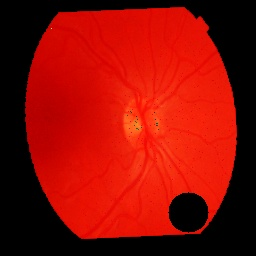
#> input picture image-processing-files/test_images/im01-RET029OD.jpg, 256 x 256 px; its folder holds only this picture in this run
$ python circle_detection.py
#> lines starting #> are read from the running program, lines starting #| are printed output that depends on the picture; after the words box and inside, x2 and y2 are one past the last pixel; in counts of white or black regions, pixels touching at a corner belong together
import cv2
import os
import matplotlib.pyplot as plt
import numpy as np

input_dir = "image-processing-files/test_images/"
for filename in os.listdir(input_dir):
    # Check if the file is an image
    if filename.endswith(".jpg"):
        image_path = os.path.join(input_dir, filename)
        img = cv2.imread(image_path)
#> img is the input picture: shape (256, 256, 3); mean B, G, R 4.1, 12.8, 141.4
         # Finding coordinates of circle to paint
        gray = cv2.cvtColor(img, cv2.COLOR_RGB2GRAY)
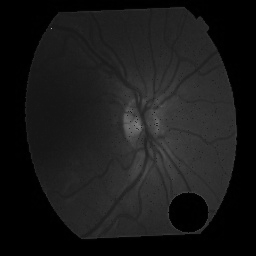
#> gray: shape (256, 256); min 0, max 164, mean 24.9
        # Threshold to detect black circle
        _, thresh = cv2.threshold(gray, 10, 255, cv2.THRESH_BINARY)
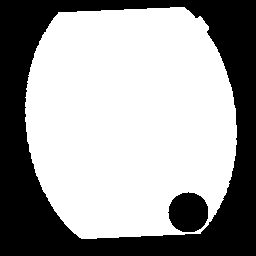
#> thresh: shape (256, 256); 62.2% white; 2 black regions, box (x1, y1, x2, y2) and area: (0, 0, 256, 256) 23499, (168, 192, 208, 232) 1255
        # Detect circles
        circles = cv2.HoughCircles(thresh, cv2.HOUGH_GRADIENT, 1, minDist=50,
                                param1=200, param2=20, minRadius=0, maxRadius=0)
#> circles = [[186.5, 212.5, 18.3]]

        if circles is not None:
            # Coordinates and radius of the circle
            x = int(circles[0][0][0])
#> x = 186
            y = int(circles[0][0][1])
#> y = 212
            r = int(circles[0][0][2])
#> r = 18
            print('Circle center:', (x, y))
#| Circle center: (186, 212)
            print('Circle radius:', r)
#| Circle radius: 18
        else:
            print('No circles found in the image.')

$ run again, on image-processing-files/test_images/im05-RET039OD.jpg
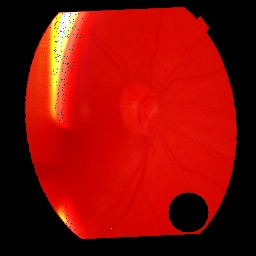
#> input picture image-processing-files/test_images/im05-RET039OD.jpg, 256 x 256 px
#> img is the input picture: shape (256, 256, 3); mean B, G, R 5.5, 12, 134.6
#> `gray = cv2.cvtColor(img, cv2.COLOR_RGB2GRAY)`:
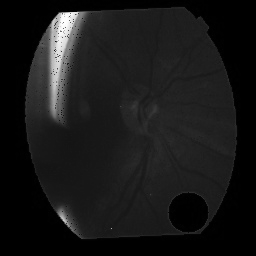
#> gray: shape (256, 256); min 0, max 255, mean 24
#> thresh: shape (256, 256); 62.2% white; 3 black regions (1 under 20 px), largest, box (x1, y1, x2, y2) and area: (0, 0, 256, 256) 23513, (168, 192, 209, 233) 1257
#> circles = [[186.5, 212.5, 19.4]]
#> x = 186
#> y = 212
#> r = 19
#| Circle center: (186, 212)
#| Circle radius: 19
